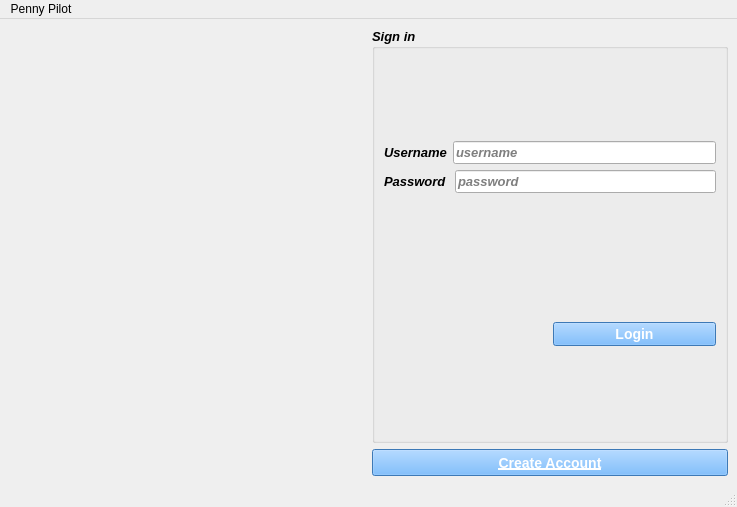
<?xml version="1.0" encoding="UTF-8"?>
<ui version="4.0">
 <class>MainWindow</class>
 <widget class="QMainWindow" name="MainWindow">
  <property name="geometry">
   <rect>
    <x>0</x>
    <y>0</y>
    <width>737</width>
    <height>507</height>
   </rect>
  </property>
  <property name="sizePolicy">
   <sizepolicy hsizetype="Preferred" vsizetype="Preferred">
    <horstretch>1</horstretch>
    <verstretch>0</verstretch>
   </sizepolicy>
  </property>
  <property name="windowTitle">
   <string>Penny Pilot</string>
  </property>
  <widget class="QWidget" name="centralwidget">
   <layout class="QGridLayout" name="gridLayout_3">
    <item row="0" column="0">
     <widget class="QLabel" name="label_pic">
      <property name="minimumSize">
       <size>
        <width>261</width>
        <height>231</height>
       </size>
      </property>
      <property name="text">
       <string/>
      </property>
     </widget>
    </item>
    <item row="0" column="1">
     <layout class="QGridLayout" name="gridLayout_2">
      <item row="1" column="0">
       <widget class="QPushButton" name="pushButton_accCreate">
        <property name="minimumSize">
         <size>
          <width>109</width>
          <height>27</height>
         </size>
        </property>
        <property name="font">
         <font>
          <pointsize>-1</pointsize>
          <italic>false</italic>
          <bold>true</bold>
          <underline>true</underline>
         </font>
        </property>
        <property name="cursor">
         <cursorShape>PointingHandCursor</cursorShape>
        </property>
        <property name="styleSheet">
         <string notr="true">color:white;
font:bold;
font-size:14px;
background-color:rgb(85, 170, 255);</string>
        </property>
        <property name="text">
         <string>Create Account</string>
        </property>
       </widget>
      </item>
      <item row="0" column="0">
       <widget class="QGroupBox" name="groupBox">
        <property name="minimumSize">
         <size>
          <width>231</width>
          <height>251</height>
         </size>
        </property>
        <property name="font">
         <font>
          <pointsize>10</pointsize>
          <italic>true</italic>
          <bold>true</bold>
          <underline>false</underline>
         </font>
        </property>
        <property name="cursor">
         <cursorShape>ArrowCursor</cursorShape>
        </property>
        <property name="styleSheet">
         <string notr="true"/>
        </property>
        <property name="title">
         <string>Sign in</string>
        </property>
        <layout class="QGridLayout" name="gridLayout">
         <item row="2" column="1">
          <widget class="QPushButton" name="pushButton_Login">
           <property name="font">
            <font>
             <pointsize>-1</pointsize>
             <italic>false</italic>
             <bold>true</bold>
            </font>
           </property>
           <property name="cursor">
            <cursorShape>PointingHandCursor</cursorShape>
           </property>
           <property name="autoFillBackground">
            <bool>false</bool>
           </property>
           <property name="styleSheet">
            <string notr="true">color:white;
font:bold;
font-size:14px;
background-color:rgb(85, 170, 255);</string>
           </property>
           <property name="text">
            <string>Login</string>
           </property>
           <property name="flat">
            <bool>false</bool>
           </property>
          </widget>
         </item>
         <item row="0" column="0" colspan="2">
          <layout class="QVBoxLayout" name="verticalLayout">
           <item>
            <layout class="QHBoxLayout" name="horizontalLayout">
             <item>
              <widget class="QLabel" name="label">
               <property name="text">
                <string>&lt;b&gt;Username&lt;/b&gt;</string>
               </property>
              </widget>
             </item>
             <item>
              <widget class="QLineEdit" name="lineEdit_username">
               <property name="styleSheet">
                <string notr="true">border-color:black;</string>
               </property>
               <property name="placeholderText">
                <string>username</string>
               </property>
              </widget>
             </item>
            </layout>
           </item>
           <item>
            <layout class="QHBoxLayout" name="horizontalLayout_2">
             <item>
              <widget class="QLabel" name="label_2">
               <property name="styleSheet">
                <string notr="true"/>
               </property>
               <property name="text">
                <string>&lt;b&gt;Password&lt;/b&gt; </string>
               </property>
              </widget>
             </item>
             <item>
              <widget class="QLineEdit" name="lineEdit_password">
               <property name="styleSheet">
                <string notr="true">border-color:black;</string>
               </property>
               <property name="inputMethodHints">
                <set>Qt::ImhHiddenText|Qt::ImhNoAutoUppercase|Qt::ImhNoPredictiveText|Qt::ImhSensitiveData</set>
               </property>
               <property name="text">
                <string/>
               </property>
               <property name="echoMode">
                <enum>QLineEdit::Password</enum>
               </property>
               <property name="readOnly">
                <bool>false</bool>
               </property>
               <property name="placeholderText">
                <string>password</string>
               </property>
               <property name="cursorMoveStyle">
                <enum>Qt::VisualMoveStyle</enum>
               </property>
               <property name="clearButtonEnabled">
                <bool>true</bool>
               </property>
              </widget>
             </item>
            </layout>
           </item>
          </layout>
         </item>
         <item row="1" column="1">
          <spacer name="verticalSpacer">
           <property name="orientation">
            <enum>Qt::Vertical</enum>
           </property>
           <property name="sizeType">
            <enum>QSizePolicy::Minimum</enum>
           </property>
           <property name="sizeHint" stdset="0">
            <size>
             <width>20</width>
             <height>40</height>
            </size>
           </property>
          </spacer>
         </item>
        </layout>
       </widget>
      </item>
     </layout>
    </item>
   </layout>
  </widget>
  <widget class="QMenuBar" name="menubar">
   <property name="geometry">
    <rect>
     <x>0</x>
     <y>0</y>
     <width>737</width>
     <height>25</height>
    </rect>
   </property>
   <widget class="QMenu" name="menuPenny_Pilot">
    <property name="title">
     <string>Penny Pilot</string>
    </property>
   </widget>
   <addaction name="menuPenny_Pilot"/>
  </widget>
  <widget class="QStatusBar" name="statusbar"/>
 </widget>
 <tabstops>
  <tabstop>lineEdit_username</tabstop>
  <tabstop>lineEdit_password</tabstop>
  <tabstop>pushButton_Login</tabstop>
  <tabstop>pushButton_accCreate</tabstop>
 </tabstops>
 <resources/>
 <connections/>
</ui>
